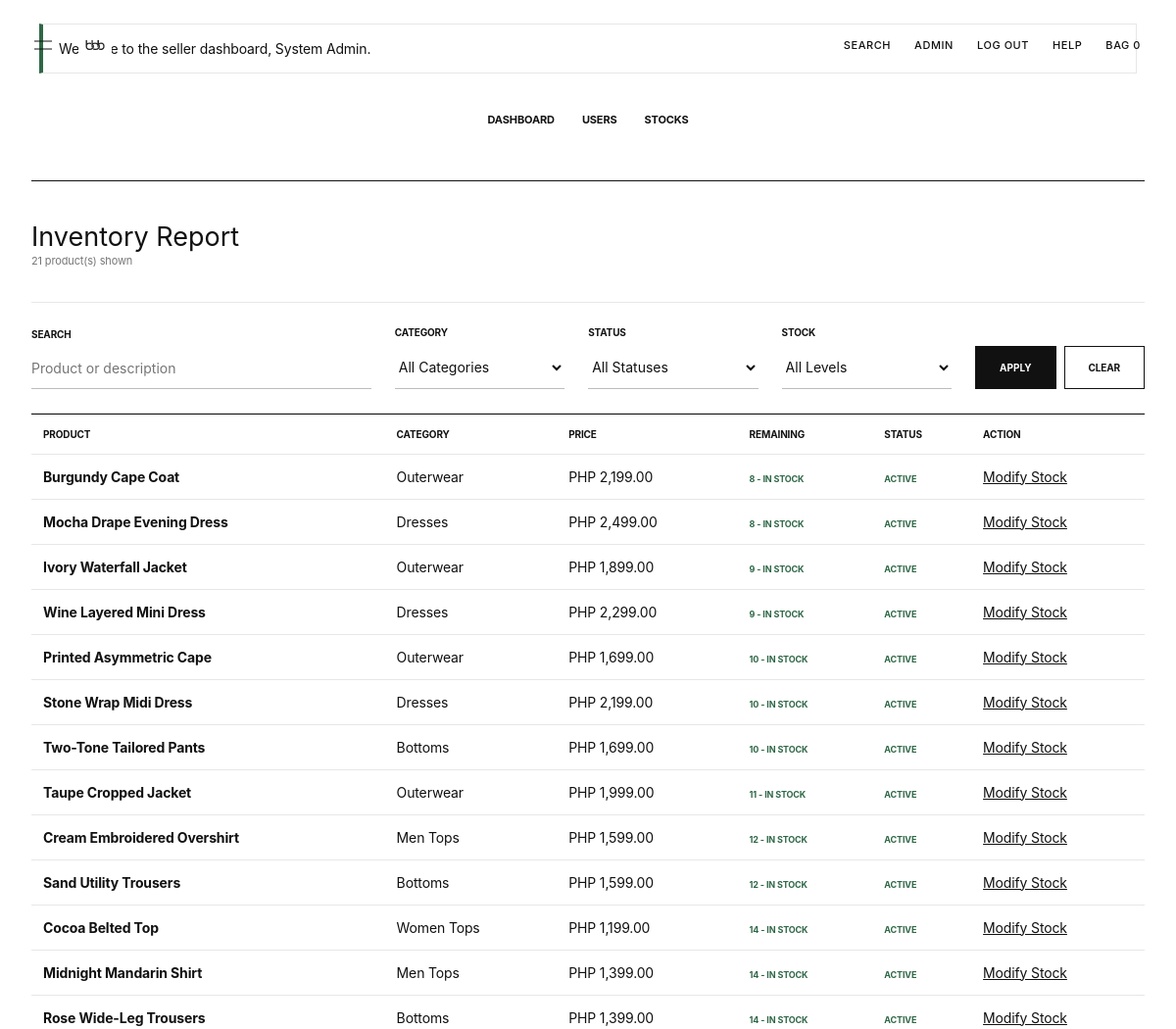
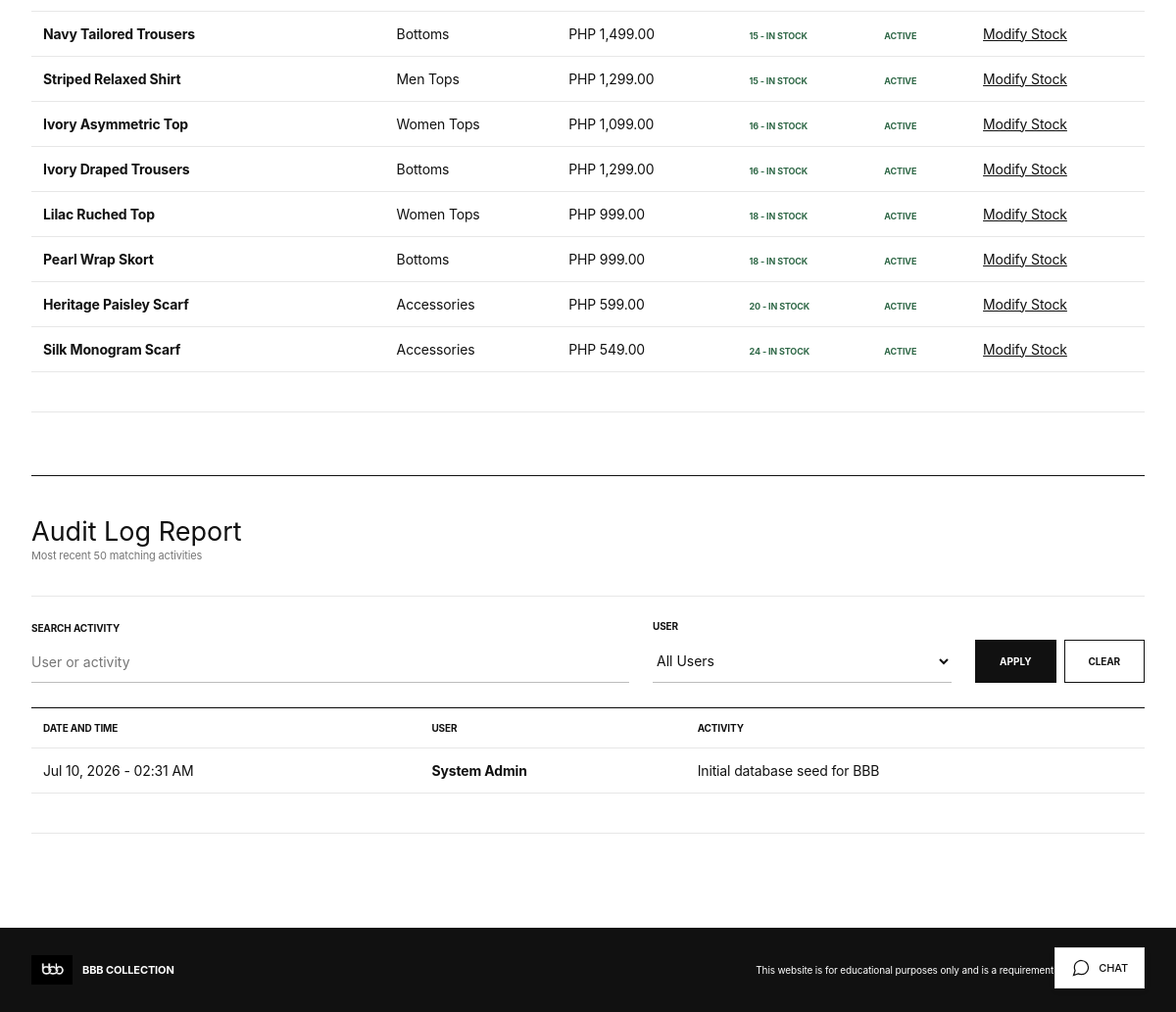
Page /admin_reports.php (signed in) on the committed database (2 pictures, top to bottom).
### tables this page shows
CREATE TABLE IF NOT EXISTS `products` (
  `id` int(6) UNSIGNED NOT NULL AUTO_INCREMENT,
  `name` varchar(100) NOT NULL,
  `category` varchar(50) NOT NULL,
  `description` varchar(255) NOT NULL,
  `price` decimal(10,2) NOT NULL,
  `quantity` int(6) NOT NULL,
  `image` varchar(120) NOT NULL,
  `status` varchar(20) NOT NULL DEFAULT 'Active',
  PRIMARY KEY (`id`)
);

CREATE TABLE IF NOT EXISTS `audit_logs` (
  `id` int(6) UNSIGNED NOT NULL AUTO_INCREMENT,
  `user_id` int(6) UNSIGNED NOT NULL,
  `user_name` varchar(100) NOT NULL,
  `activity` varchar(255) NOT NULL,
  `created_at` timestamp NOT NULL DEFAULT current_timestamp(),
  PRIMARY KEY (`id`)
);

### functions.php (called while the page is built, shortened)
<?php
function displayText($text) {
    return htmlspecialchars($text ?? "", ENT_QUOTES, "UTF-8");
}
function moneyFormat($amount) {
    return "PHP " . number_format((float)$amount, 2);
}
function stockLabel($quantity) {
    $quantity = (int)$quantity;
    return "In Stock";
}
function statusClass($status) {
    $value = strtolower(trim($status));
    if (in_array($value, array("active", "confirmed", "payment submitted", "in stock"))) {
        return "positive";
    }
    return "warning";
}
?>

### admin_reports.php (the view, shortened to what this page needs)
<?php
require 'functions.php';
$categories = array("All", "Men Tops", "Women Tops", "Bottoms", "Dresses", "Outerwear", "Accessories");
$search = trim($_GET['q'] ?? "");
$category = in_array($_GET['category'] ?? "All", $categories) ? ($_GET['category'] ?? "All") : "All";
$status = in_array($_GET['status'] ?? "All", array("All", "Active", "Inactive")) ? ($_GET['status'] ?? "All") : "All";
$stock = in_array($_GET['stock'] ?? "All", array("All", "in", "low", "out")) ? ($_GET['stock'] ?? "All") : "All";
$searchLike = "%" . $search . "%";
$stmt = $conn->prepare("SELECT id, name, category, price, quantity, status FROM products WHERE (? = '' OR name LIKE ? OR description LIKE ?) AND (? = 'All' OR category = ?) AND (? = 'All' OR status = ?) AND (? = 'All' OR (? = 'in' AND quantity > 5) OR (? = 'low' AND quantity BETWEEN 1 AND 5) OR (? = 'out' AND quantity = 0)) ORDER BY quantity, name");
$stmt->bind_param("sssssssssss", $search, $searchLike, $searchLike, $category, $category, $status, $status, $stock, $stock, $stock, $stock);
$stmt->execute();
$inventory = $stmt->get_result();
$logSearch = trim($_GET['log_q'] ?? "");
$logUser = trim($_GET['log_user'] ?? "All");
$logLike = "%" . $logSearch . "%";
$stmt = $conn->prepare("SELECT * FROM audit_logs WHERE (? = '' OR user_name LIKE ? OR activity LIKE ?) AND (? = 'All' OR user_name = ?) ORDER BY created_at DESC, id DESC LIMIT 50");
$stmt->bind_param("sssss", $logSearch, $logLike, $logLike, $logUser, $logUser);
$stmt->execute();
$logs = $stmt->get_result();
require 'header.php';
?>
<div class="nav-links"><a href="admin_dashboard.php">Dashboard</a><a href="admin_users.php">Users</a><a href="admin_products.php">Stocks</a></div>
<section class="panel wide-container report-section">
    <div class="section-heading"><div><h2>Inventory Report</h2><p class="muted"><?php echo displayText($inventory->num_rows); ?> product(s) shown</p></div></div>
    <form method="GET" action="admin_reports.php" class="filter-form product-admin-filter">
        <div class="form-group"><label for="report-search">Search</label><input id="report-search" type="text" name="q" value="<?php echo displayText($search); ?>" placeholder="Product or description"></div>
        <div class="form-group"><label for="report-category">Category</label><select id="report-category" name="category"><?php foreach ($categories as $item) { ?><option value="<?php echo displayText($item); ?>" <?php if ($category == $item) echo 'selected'; ?>><?php echo $item == 'All' ? 'All Categories' : displayText($item); ?></option><?php } ?></select></div>
        <div class="form-group"><label for="report-status">Status</label><select id="report-status" name="status"><option value="All">All Statuses</option></select></div>
        <div class="form-group"><label for="report-stock">Stock</label><select id="report-stock" name="stock"><option value="All">All Levels</option></select></div>
        <div class="filter-actions"><button type="submit">Apply</button><a href="admin_reports.php" class="button-link secondary-button">Clear</a></div>
    </form>
    <div class="table-scroll"><table><thead><tr><th>Product</th><th>Category</th><th>Price</th><th>Remaining</th><th>Status</th><th>Action</th></tr></thead><tbody><?php while ($row = $inventory->fetch_assoc()) { ?><tr><td><strong><?php echo displayText($row['name']); ?></strong></td><td><?php echo displayText($row['category']); ?></td><td><?php echo moneyFormat($row['price']); ?></td><td><span class="badge <?php echo statusClass(stockLabel($row['quantity'])); ?>"><?php echo displayText($row['quantity']); ?> - <?php echo displayText(stockLabel($row['quantity'])); ?></span></td><td><span class="badge <?php echo statusClass($row['status']); ?>"><?php echo displayText($row['status']); ?></span></td><td><a href="admin_product_form.php?id=<?php echo displayText($row['id']); ?>">Modify Stock</a></td></tr><?php } ?></tbody></table></div>
</section>
<section class="panel wide-container report-section">
    <div class="section-heading"><div><h2>Audit Log Report</h2><p class="muted">Most recent 50 matching activities</p></div></div>
    <form method="GET" action="admin_reports.php" class="filter-form audit-filter">
        <div class="form-group"><label for="log-search">Search Activity</label><input id="log-search" type="text" name="log_q" value="<?php echo displayText($logSearch); ?>" placeholder="User or activity"></div>
        <div class="form-group"><label for="log-user">User</label><select id="log-user" name="log_user"><option value="All">All Users</option></select></div>
        <div class="filter-actions"><button type="submit">Apply</button><a href="admin_reports.php" class="button-link secondary-button">Clear</a></div>
    </form>
    <?php if ($logs->num_rows == 0) { ?><div class="empty-state compact-empty"><p>No audit activities match the filters.</p></div><?php } else { ?><div class="table-scroll"><table><thead><tr><th>Date and Time</th><th>User</th><th>Activity</th></tr></thead><tbody><?php while ($row = $logs->fetch_assoc()) { ?><tr><td><?php echo displayText(date("M d, Y - h:i A", strtotime($row['created_at']))); ?></td><td><strong><?php echo displayText($row['user_name']); ?></strong></td><td><?php echo displayText($row['activity']); ?></td></tr><?php } ?></tbody></table></div><?php } ?>
</section>
<?php require 'footer.php'; ?>

### style.css (style rules this page uses)
* { box-sizing: border-box; }
:root { --black: #111111; --charcoal: #292929; --gray: #767676; --light-gray: #e7e7e7; --soft-gray: #f5f5f5; --white: #ffffff; --success: #2f6847; --warning: #906515; --danger: #a32b3d; }
html { scroll-behavior: smooth; }
body { margin: 0; min-height: 100vh; overflow-x: hidden; background: var(--white); color: var(--black); font-family: Arial, Helvetica, sans-serif; font-size: 14px; letter-spacing: 0; }
a { color: var(--black); }
.main-nav a, .nav-links a { padding: 8px 0 6px; border-bottom: 1px solid transparent; color: var(--black); font-size: 11px; font-weight: 700; text-decoration: none; text-transform: uppercase; }
.panel { width: min(1120px, calc(100% - 64px)); margin: 48px auto; padding: 40px 0; background: var(--white); border-top: 1px solid var(--black); border-bottom: 1px solid var(--light-gray); }
.wide-container { width: min(1280px, calc(100% - 64px)); max-width: none; margin-left: auto; margin-right: auto; }
h1, h2, h3 { margin-top: 0; color: var(--black); font-weight: 400; letter-spacing: 0; }
h2 { margin-bottom: 18px; font-size: 27px; }
p { line-height: 1.6; }
.muted, .field-help { color: var(--gray); font-size: 11px; }
.section-heading { display: flex; align-items: flex-end; justify-content: space-between; gap: 24px; margin-bottom: 32px; }
.section-heading h2, .section-heading p { margin: 0; }
.nav-links { display: flex; justify-content: center; gap: 28px; width: min(1120px, calc(100% - 64px)); margin: 32px auto 0; }
.form-group { min-width: 0; margin-bottom: 24px; }
label { display: block; margin-bottom: 8px; color: var(--black); font-size: 10px; font-weight: 700; text-transform: uppercase; }
input[type="text"], input[type="email"], input[type="password"], input[type="number"], select, textarea { width: 100%; padding: 12px 0; border: 0; border-bottom: 1px solid #bcbcbc; border-radius: 0; outline: 0; background: transparent; color: var(--black); font: inherit; }
input[type="submit"], .button-link, button { display: inline-flex; align-items: center; justify-content: center; min-height: 44px; margin-top: 8px; padding: 12px 24px; border: 1px solid var(--black); border-radius: 0; background: var(--black); color: var(--white); cursor: pointer; font: inherit; font-size: 10px; font-weight: 700; text-align: center; text-decoration: none; text-transform: uppercase; transition: background-color 0.2s, color 0.2s; }
.secondary-button { background: transparent; color: var(--black); }
.filter-form { display: grid; align-items: end; gap: 24px; padding: 24px 0; border-top: 1px solid var(--light-gray); border-bottom: 1px solid var(--light-gray); background: transparent; }
.filter-form .form-group { margin: 0; }
.product-admin-filter { grid-template-columns: minmax(190px, 2fr) repeat(3, minmax(130px, 1fr)) auto; }
.audit-filter { grid-template-columns: minmax(220px, 2fr) minmax(170px, 1fr) auto; }
.filter-actions { display: flex; align-items: center; gap: 8px; }
.filter-actions button, .filter-actions .button-link { margin: 0; white-space: nowrap; }
.badge { display: inline-block; width: fit-content; max-width: 100%; padding: 0; border: 0; border-radius: 0; background: transparent; font-size: 9px; font-weight: 700; line-height: 1.3; text-transform: uppercase; white-space: nowrap; }
.badge.positive { color: var(--success); }
.table-scroll { width: 100%; overflow-x: auto; border-top: 1px solid var(--black); }
table { width: 100%; min-width: 700px; border-collapse: collapse; }
th, td { padding: 14px 12px; border-bottom: 1px solid var(--light-gray); text-align: left; vertical-align: middle; }
th { background: var(--white); color: var(--black); font-size: 10px; font-weight: 700; text-transform: uppercase; }
.report-section + .report-section { margin-top: 64px; }
body { font-family: 'Inter', Helvetica, Arial, sans-serif; font-weight: 400; letter-spacing: -0.01em; }

### rows in the picture
products: name "Burgundy Cape Coat", category "Outerwear", price "PHP 2,199.00", quantity "8", quantity "IN STOCK", status "ACTIVE"
products: name "Mocha Drape Evening Dress", category "Dresses", price "PHP 2,499.00", quantity "8", quantity "IN STOCK", status "ACTIVE"
products: name "Ivory Waterfall Jacket", category "Outerwear", price "PHP 1,899.00", quantity "9", quantity "IN STOCK", status "ACTIVE"
products: name "Wine Layered Mini Dress", category "Dresses", price "PHP 2,299.00", quantity "9", quantity "IN STOCK", status "ACTIVE"
products: name "Printed Asymmetric Cape", category "Outerwear", price "PHP 1,699.00", quantity "10", quantity "IN STOCK", status "ACTIVE"
products: name "Stone Wrap Midi Dress", category "Dresses", price "PHP 2,199.00", quantity "10", quantity "IN STOCK", status "ACTIVE"
products: name "Two-Tone Tailored Pants", category "Bottoms", price "PHP 1,699.00", quantity "10", quantity "IN STOCK", status "ACTIVE"
products: name "Taupe Cropped Jacket", category "Outerwear", price "PHP 1,999.00", quantity "11", quantity "IN STOCK", status "ACTIVE"
products: name "Cream Embroidered Overshirt", category "Men Tops", price "PHP 1,599.00", quantity "12", quantity "IN STOCK", status "ACTIVE"
products: name "Sand Utility Trousers", category "Bottoms", price "PHP 1,599.00", quantity "12", quantity "IN STOCK", status "ACTIVE"
products: name "Cocoa Belted Top", category "Women Tops", price "PHP 1,199.00", quantity "14", quantity "IN STOCK", status "ACTIVE"
products: name "Midnight Mandarin Shirt", category "Men Tops", price "PHP 1,399.00", quantity "14", quantity "IN STOCK", status "ACTIVE"
products: name "Rose Wide-Leg Trousers", category "Bottoms", price "PHP 1,399.00", quantity "14", quantity "IN STOCK", status "ACTIVE"
products: name "Navy Tailored Trousers", category "Bottoms", price "PHP 1,499.00", quantity "15", quantity "IN STOCK", status "ACTIVE"
products: name "Striped Relaxed Shirt", category "Men Tops", price "PHP 1,299.00", quantity "15", quantity "IN STOCK", status "ACTIVE"
products: name "Ivory Asymmetric Top", category "Women Tops", price "PHP 1,099.00", quantity "16", quantity "IN STOCK", status "ACTIVE"
products: name "Ivory Draped Trousers", category "Bottoms", price "PHP 1,299.00", quantity "16", quantity "IN STOCK", status "ACTIVE"
products: name "Lilac Ruched Top", category "Women Tops", price "PHP 999.00", quantity "18", quantity "IN STOCK", status "ACTIVE"
products: name "Pearl Wrap Skort", category "Bottoms", price "PHP 999.00", quantity "18", quantity "IN STOCK", status "ACTIVE"
products: name "Heritage Paisley Scarf", category "Accessories", price "PHP 599.00", quantity "20", quantity "IN STOCK", status "ACTIVE"
products: name "Silk Monogram Scarf", category "Accessories", price "PHP 549.00", quantity "24", quantity "IN STOCK", status "ACTIVE"
audit_logs: created_at "Jul 10, 2026 - 02:31 AM", user_name "System Admin", activity "Initial database seed for BBB"

### other values in the picture
cartCount() "0"
displayText($flashMessage['message']) "Welcome to the seller dashboard, System Admin."
displayText($inventory->num_rows) "21"
